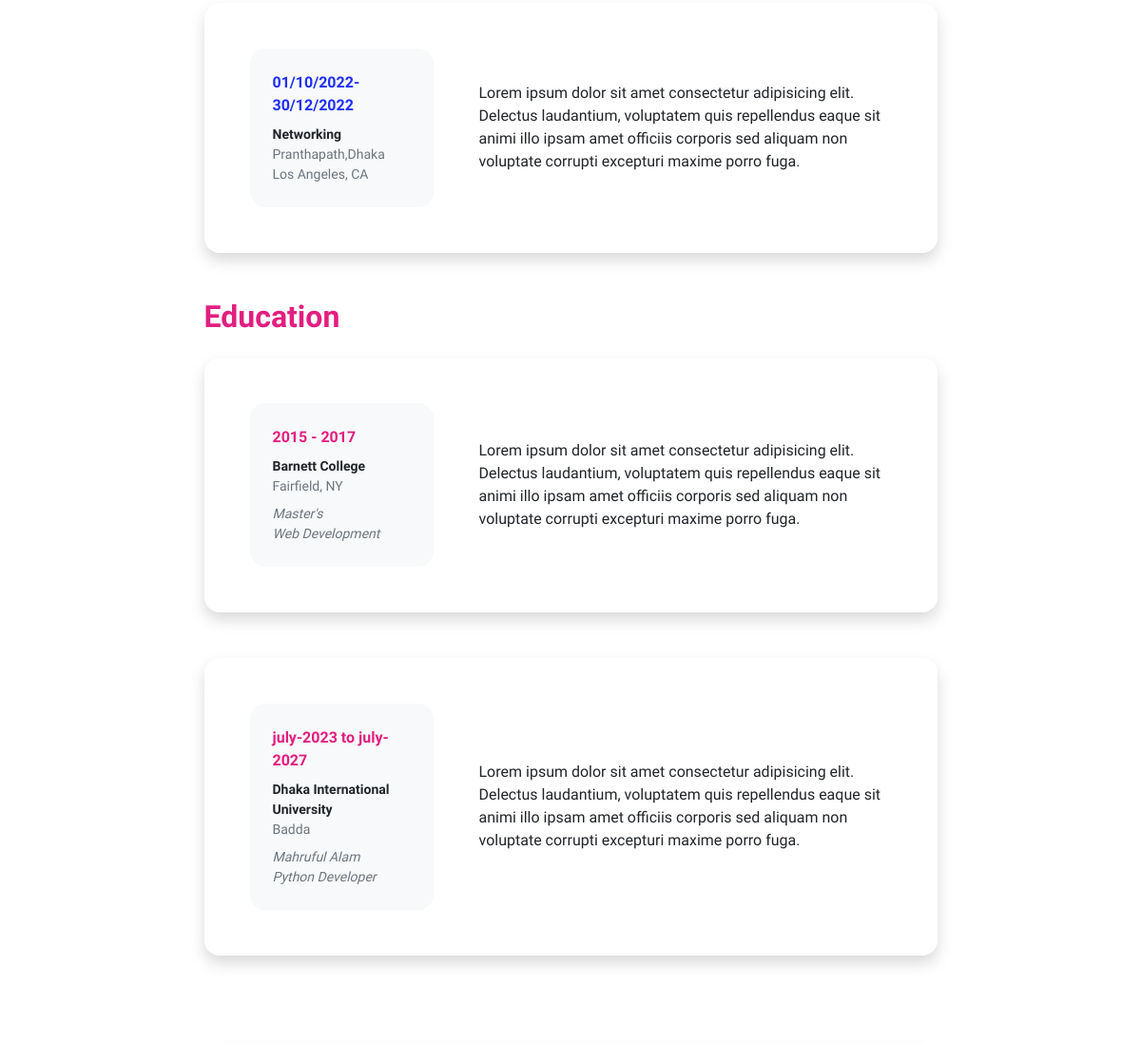
The page /resume/ (middle part) on the database as committed earlier.
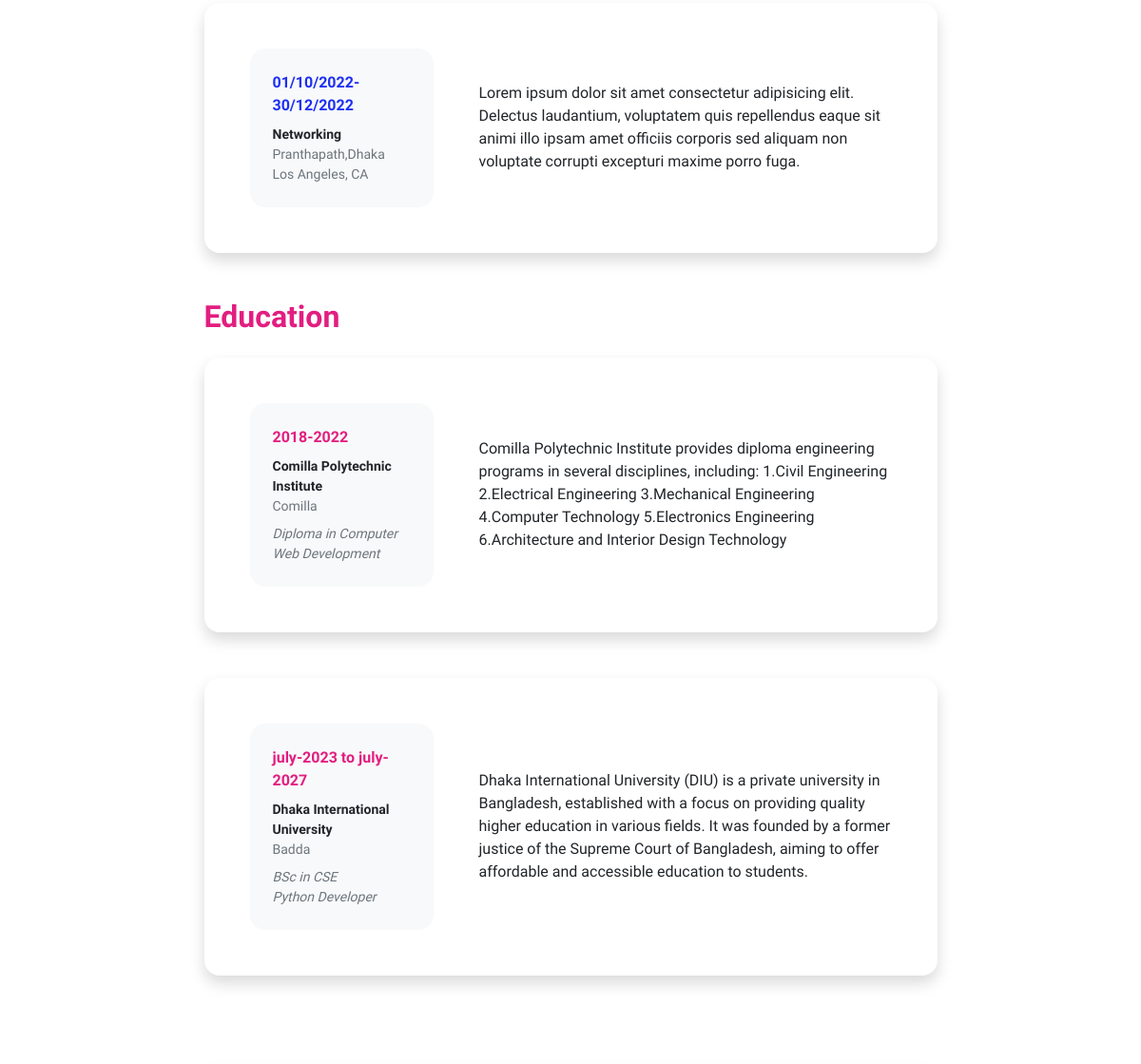
The same page on the database as committed later.
### main_app/models.py (models this page shows, shortened)
class Experience(models.Model):
    date=models.CharField( max_length=300)
    skil=models.CharField(max_length=300)
    address=models.CharField(max_length=300)
    description=models.TextField()
    class Meta:
        verbose_name_plural=("Experience")

class Education(models.Model):
    date=models.CharField(max_length=300)
    collagename=models.CharField(max_length=300)
    name=models.CharField(max_length=300,null=True,blank=True)
    skill=models.CharField(max_length=300,null=True,blank=True)
    address=models.CharField(max_length=300)
    description=models.TextField()
    class Meta:
        verbose_name_plural=("Education")

### main_app/views.py (the view)
# urls.py: path('resume/',resume,name="resume_page")
def resume(request):
    experience=Experience.objects.all()
    education=Education.objects.all()
    return render(request,'resume.html',{'experience':experience,'education':education})

### main_app/templates/resume.html (shortened to what this page needs)
{% extends "base.html" %}
{% load static %}
{% block content %}
<div class="container px-5 my-5">
    <div class="row gx-5 justify-content-center">
        <div class="col-lg-11 col-xl-9 col-xxl-8">
            <section>
                 {% for i in experience %}
                <div class="card shadow border-0 rounded-4 mb-5">
                    <div class="card-body p-5">
                        <div class="row align-items-center gx-5">
                            <div class="col text-center text-lg-start mb-4 mb-lg-0">
                                <div class="bg-light p-4 rounded-4">
                                    <div class="text-primary fw-bolder mb-2">{{i.date}}</div>
                                    <div class="small fw-bolder">{{i.skil}}</div>
                                    <div class="small text-muted">{{i.address}}</div>
                                    <div class="small text-muted">Los Angeles, CA</div>
                                </div>
                            </div>
                            <div class="col-lg-8">
                                <div>{{i.description}}</div>
                            </div>
                        </div>
                    </div>
                </div>
                {% endfor %}
            </section>
            <section>
                <h2 class="text-secondary fw-bolder mb-4">Education</h2>
                 {% for i in education %}
                <div class="card shadow border-0 rounded-4 mb-5">
                    <div class="card-body p-5">
                        <div class="row align-items-center gx-5">
                            <div class="col text-center text-lg-start mb-4 mb-lg-0">
                                <div class="bg-light p-4 rounded-4">
                                    <div class="text-secondary fw-bolder mb-2">{{i.date}}</div>
                                    <div class="mb-2">
                                        <div class="small fw-bolder">{{i.collagename}}</div>
                                        <div class="small text-muted">{{i.address}}</div>
                                    </div>
                                    <div class="fst-italic">
                                        <div class="small text-muted">{{i.name}}</div>
                                        <div class="small text-muted">{{i.skill}}</div>
                                    </div>
                                </div>
                            </div>
                            <div class="col-lg-8">
                                <div>{{i.description}}</div>
                            </div>
                        </div>
                    </div>
                </div>
                {% endfor %}
            </section>
            <div class="pb-5"></div>
        </div>
    </div>
</div>
{% endblock content %}

### main_app/templates/base.html (shortened to what this page needs)
{% load static %}
<!DOCTYPE html>
<html lang="en">
<head>
    <link href="https://cdn.jsdelivr.net/npm/bootstrap-icons@1.8.1/font/bootstrap-icons.css" rel="stylesheet" />
    <link href="{% static 'css/styles.css' %}" rel="stylesheet" />
</head>
<body class="d-flex flex-column h-100">
</body>
</html>
{% block content %}
{% endblock content %}

Rows that differ between the two databases and show on the page:
changed Education "Web Development": date "2015 - 2017" → "2018-2022"; collagename "Barnett College" → "Comilla Polytechnic Institute"; address "Fairfield, NY" → "Comilla"; name "Master's" → "Diploma in Computer"; description "Lorem ipsum dolor sit amet consectetur adipisicing elit. Delectus laudantium, voluptatem quis repellendus eaque sit animi illo ipsam amet officiis corporis sed aliquam non voluptate corrupti excepturi maxime porro fuga." → "Comilla Polytechnic Institute provides diploma engineering programs in several disciplines, including: 1.Civil Engineering 2.Electrical Engineering 3.Mechanical Engineering 4.Computer Technology 5.Electronics Engineering 6.Architecture and Interior Design Technology"
changed Education "Dhaka International University": name "Mahruful Alam" → "BSc in CSE"; description "Lorem ipsum dolor sit amet consectetur adipisicing elit. Delectus laudantium, voluptatem quis repellendus eaque sit animi illo ipsam amet officiis corporis sed aliquam non voluptate corrupti excepturi maxime porro fuga." → "Dhaka International University (DIU) is a private university in Bangladesh, established with a focus on providing quality higher education in various fields. It was founded by a former justice of the Supreme Court of Bangladesh, aiming to offer affordable and accessible education to students."
